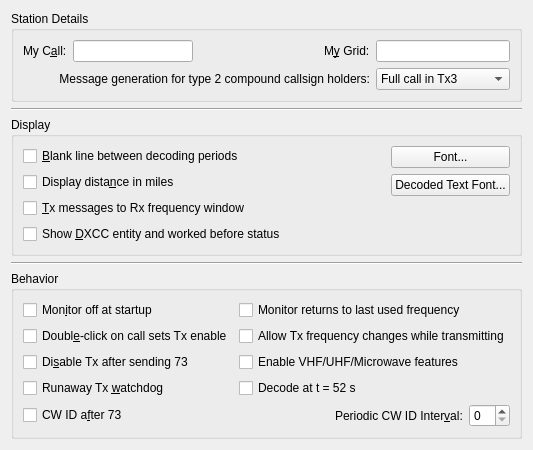
     <widget class="QWidget" name="general_tab">
      <attribute name="title">
       <string>Genera&amp;l</string>
      </attribute>
      <attribute name="toolTip">
       <string>General station details and settings.</string>
      </attribute>
      <layout class="QVBoxLayout" name="verticalLayout_4">
       <item>
        <widget class="QGroupBox" name="station_group_box">
         <property name="title">
          <string>Station Details</string>
         </property>
         <layout class="QGridLayout" name="gridLayout_14">
          <item row="0" column="3">
           <widget class="QLabel" name="grid_label">
            <property name="text">
             <string>M&amp;y Grid:</string>
            </property>
            <property name="buddy">
             <cstring>grid_line_edit</cstring>
            </property>
           </widget>
          </item>
          <item row="0" column="0">
           <widget class="QLabel" name="callsign_label">
            <property name="text">
             <string>My C&amp;all:</string>
            </property>
            <property name="buddy">
             <cstring>callsign_line_edit</cstring>
            </property>
           </widget>
          </item>
          <item row="0" column="4">
           <widget class="QLineEdit" name="grid_line_edit">
            <property name="toolTip">
             <string>Maidenhead locator (only the first four characters are required).</string>
            </property>
           </widget>
          </item>
          <item row="0" column="1">
           <widget class="QLineEdit" name="callsign_line_edit">
            <property name="toolTip">
             <string>Station callsign.</string>
            </property>
           </widget>
          </item>
          <item row="0" column="2">
           <spacer name="horizontalSpacer_4">
            <property name="orientation">
             <enum>Qt::Horizontal</enum>
            </property>
            <property name="sizeHint" stdset="0">
             <size>
              <width>40</width>
              <height>20</height>
             </size>
            </property>
           </spacer>
          </item>
          <item row="1" column="4">
           <widget class="QComboBox" name="type_2_msg_gen_combo_box">
            <property name="enabled">
             <bool>true</bool>
            </property>
            <property name="toolTip">
             <string>&lt;html&gt;&lt;head/&gt;&lt;body&gt;&lt;p&gt;Type 2 compound callsigns are those with prefixes or suffixes not included in the allowed shortlist (See Help-&amp;gt;Add-on prefixes and suffixes).&lt;/p&gt;&lt;p&gt;This option determines which generated messages should contain your full type 2 compound call sign rather than your base callsign. It only applies if you have a type 2 compound callsign.&lt;/p&gt;&lt;p&gt;This option controls the way the messages that are used to answer CQ calls are generated. Generated messages 6 (CQ) and 5 (73) will always contain your full callsign. The JT65 and JT9 protocols allow for some standard messages with your full call at the expense of another piece of information such as the DX call or your locator.&lt;/p&gt;&lt;p&gt;Choosing message 1 omits the DX callsign which may be an issue when replying to CQ calls. Choosing message 3 also omits the DX callsign and many versions of this and other software will not extract the report. Choosing neither means that your full callsign only goes in your message 5 (73) so your QSO partner my log the wrong callsign.&lt;/p&gt;&lt;p&gt;None of these options are perfect, message 3 is best but be aware your QSO partner may not log the report you send them.&lt;/p&gt;&lt;/body&gt;&lt;/html&gt;</string>
            </property>
            <property name="currentIndex">
             <number>1</number>
            </property>
            <item>
             <property name="text">
              <string>Full call in Tx1</string>
             </property>
            </item>
            <item>
             <property name="text">
              <string>Full call in Tx3</string>
             </property>
            </item>
            <item>
             <property name="text">
              <string>Full call in Tx5 only</string>
             </property>
            </item>
           </widget>
          </item>
          <item row="1" column="0" colspan="4">
           <widget class="QLabel" name="label_5">
            <property name="text">
             <string>Message generation for type 2 compound callsign holders:</string>
            </property>
            <property name="alignment">
             <set>Qt::AlignRight|Qt::AlignTrailing|Qt::AlignVCenter</set>
            </property>
            <property name="buddy">
             <cstring>type_2_msg_gen_combo_box</cstring>
            </property>
           </widget>
          </item>
         </layout>
        </widget>
       </item>
       <item>
        <widget class="Line" name="line_5">
         <property name="orientation">
          <enum>Qt::Horizontal</enum>
         </property>
        </widget>
       </item>
       <item>
        <widget class="QGroupBox" name="display_group_box">
         <property name="title">
          <string>Display</string>
         </property>
         <layout class="QGridLayout" name="gridLayout_4">
          <item row="3" column="0">
           <widget class="QCheckBox" name="DXCC_check_box">
            <property name="toolTip">
             <string>Show if decoded stations are new DXCC entities or worked before.</string>
            </property>
            <property name="text">
             <string>Show &amp;DXCC entity and worked before status</string>
            </property>
            <property name="checked">
             <bool>false</bool>
            </property>
           </widget>
          </item>
          <item row="0" column="0">
           <widget class="QCheckBox" name="insert_blank_check_box">
            <property name="toolTip">
             <string>Include a separator line between periods in the band activity window.</string>
            </property>
            <property name="text">
             <string>&amp;Blank line between decoding periods</string>
            </property>
           </widget>
          </item>
          <item row="0" column="2" rowspan="4">
           <layout class="QVBoxLayout" name="verticalLayout_6">
            <item>
             <widget class="QPushButton" name="font_push_button">
              <property name="toolTip">
               <string>Set the font characteristics for the application.</string>
              </property>
              <property name="text">
               <string>Font...</string>
              </property>
             </widget>
            </item>
            <item>
             <widget class="QPushButton" name="decoded_text_font_push_button">
              <property name="toolTip">
               <string>Set the font characteristics for the Band Activity and Rx Frequency areas.</string>
              </property>
              <property name="text">
               <string>Decoded Text Font...</string>
              </property>
             </widget>
            </item>
            <item>
             <spacer name="verticalSpacer">
              <property name="orientation">
               <enum>Qt::Vertical</enum>
              </property>
              <property name="sizeHint" stdset="0">
               <size>
                <width>20</width>
                <height>40</height>
               </size>
              </property>
             </spacer>
            </item>
           </layout>
          </item>
          <item row="1" column="0">
           <widget class="QCheckBox" name="miles_check_box">
            <property name="toolTip">
             <string>Show distance to DX station in miles rather than kilometers.</string>
            </property>
            <property name="text">
             <string>Display dista&amp;nce in miles</string>
            </property>
           </widget>
          </item>
          <item row="2" column="0">
           <widget class="QCheckBox" name="TX_messages_check_box">
            <property name="toolTip">
             <string>Show outgoing transmitted messages in the Rx frequency window.</string>
            </property>
            <property name="text">
             <string>&amp;Tx messages to Rx frequency window</string>
            </property>
           </widget>
          </item>
          <item row="0" column="1">
           <spacer name="horizontalSpacer_2">
            <property name="orientation">
             <enum>Qt::Horizontal</enum>
            </property>
            <property name="sizeHint" stdset="0">
             <size>
              <width>40</width>
              <height>20</height>
             </size>
            </property>
           </spacer>
          </item>
         </layout>
        </widget>
       </item>
       <item>
        <widget class="Line" name="line_7">
         <property name="orientation">
          <enum>Qt::Horizontal</enum>
         </property>
        </widget>
       </item>
       <item>
        <widget class="QGroupBox" name="behaviour_group_box">
         <property name="title">
          <string>Behavior</string>
         </property>
         <layout class="QGridLayout" name="gridLayout_8">
          <item row="2" column="0">
           <widget class="QCheckBox" name="disable_TX_on_73_check_box">
            <property name="toolTip">
             <string>Turns off automatic transmissions after sending a 73 or any other free
text message.</string>
            </property>
            <property name="text">
             <string>Di&amp;sable Tx after sending 73</string>
            </property>
           </widget>
          </item>
          <item row="3" column="0">
           <widget class="QCheckBox" name="watchdog_check_box">
            <property name="toolTip">
             <string>Stop transmitting automatically after five periods.</string>
            </property>
            <property name="text">
             <string>Runaway Tx &amp;watchdog</string>
            </property>
           </widget>
          </item>
          <item row="1" column="0">
           <widget class="QCheckBox" name="quick_call_check_box">
            <property name="toolTip">
             <string>Automatic transmission mode.</string>
            </property>
            <property name="text">
             <string>Doubl&amp;e-click on call sets Tx enable</string>
            </property>
           </widget>
          </item>
          <item row="0" column="0">
           <widget class="QCheckBox" name="monitor_off_check_box">
            <property name="toolTip">
             <string>Don't start decoding until the monitor button is clicked.</string>
            </property>
            <property name="text">
             <string>Mon&amp;itor off at startup</string>
            </property>
            <property name="checked">
             <bool>false</bool>
            </property>
           </widget>
          </item>
          <item row="5" column="0" colspan="2">
           <layout class="QHBoxLayout" name="horizontalLayout_9">
            <item>
             <widget class="QCheckBox" name="CW_id_after_73_check_box">
              <property name="toolTip">
               <string>Send a CW ID after every 73 or free text message.</string>
              </property>
              <property name="text">
               <string>CW ID a&amp;fter 73</string>
              </property>
             </widget>
            </item>
            <item>
             <spacer name="horizontalSpacer">
              <property name="orientation">
               <enum>Qt::Horizontal</enum>
              </property>
              <property name="sizeHint" stdset="0">
               <size>
                <width>40</width>
                <height>20</height>
               </size>
              </property>
             </spacer>
            </item>
            <item>
             <widget class="QLabel" name="label">
              <property name="sizePolicy">
               <sizepolicy hsizetype="Preferred" vsizetype="Preferred">
                <horstretch>0</horstretch>
                <verstretch>0</verstretch>
               </sizepolicy>
              </property>
              <property name="text">
               <string>Periodic CW ID Inter&amp;val:</string>
              </property>
              <property name="buddy">
               <cstring>CW_id_interval_spin_box</cstring>
              </property>
             </widget>
            </item>
            <item>
             <widget class="QSpinBox" name="CW_id_interval_spin_box">
              <property name="sizePolicy">
               <sizepolicy hsizetype="Minimum" vsizetype="Fixed">
                <horstretch>0</horstretch>
                <verstretch>0</verstretch>
               </sizepolicy>
              </property>
              <property name="toolTip">
               <string>Send a CW ID periodically every few minutes.
This might be required under your countries licence regulations.
It will not interfere with other users as it is always sent in the
quiet period when decoding is done.</string>
              </property>
             </widget>
            </item>
           </layout>
          </item>
          <item row="0" column="1">
           <widget class="QCheckBox" name="monitor_last_used_check_box">
            <property name="toolTip">
             <string>&lt;html&gt;&lt;head/&gt;&lt;body&gt;&lt;p&gt;Check this if you wish to automatically return to the last monitored frequency when monitor is enabled, leave it unchecked if you wish to have the current rig frequency maintained.&lt;/p&gt;&lt;/body&gt;&lt;/html&gt;</string>
            </property>
            <property name="text">
             <string>Monitor returns to last used frequency</string>
            </property>
           </widget>
          </item>
          <item row="1" column="1">
           <widget class="QCheckBox" name="tx_QSY_check_box">
            <property name="toolTip">
             <string>&lt;html&gt;&lt;head/&gt;&lt;body&gt;&lt;p&gt;Some rigs are not able to process CAT commands while transmitting. This means that if you are operating in split mode you may have to uncheck this option.&lt;/p&gt;&lt;/body&gt;&lt;/html&gt;</string>
            </property>
            <property name="text">
             <string>Allow Tx frequency changes while transmitting</string>
            </property>
           </widget>
          </item>
          <item row="2" column="1">
           <widget class="QCheckBox" name="enable_VHF_features_check_box">
            <property name="text">
             <string>Enable VHF/UHF/Microwave features</string>
            </property>
           </widget>
          </item>
          <item row="3" column="1">
           <widget class="QCheckBox" name="decode_at_52s_check_box">
            <property name="text">
             <string>Decode at t = 52 s</string>
            </property>
           </widget>
          </item>
         </layout>
        </widget>
       </item>
      </layout>
     </widget>
